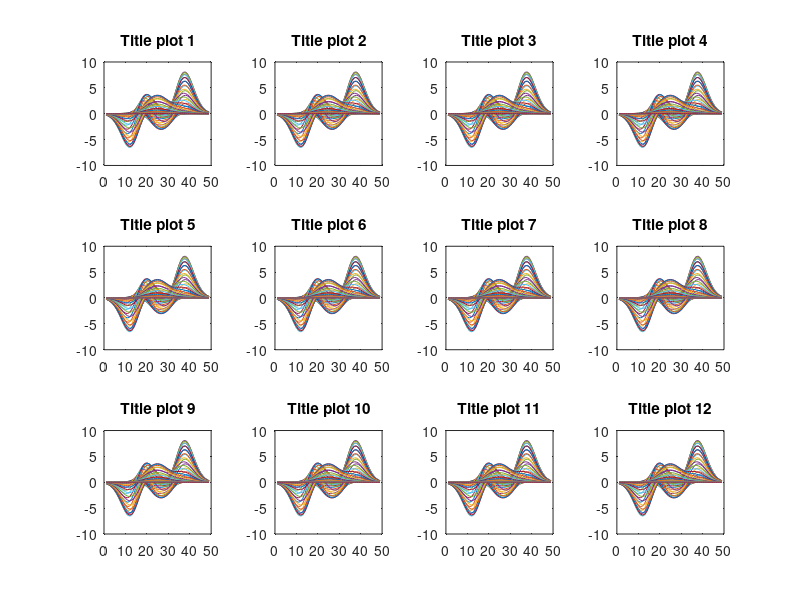

Recreate this plot in MATLAB. (Note: this script raises an error after producing the figure.)
for k = 1:12
    sp(k) = subplot(3,4,k);
    plot(peaks)
    title(['Title plot ',num2str(k)])
end
spPos = cat(1,sp([1 3]).Position);
titleSettings = {'HorizontalAlignment','center','EdgeColor','none','FontSize',18};
annotation('textbox','Position',[spPos(1,1:2) 0.3 0.3],'String','Left title',titleSettings{:})
annotation('textbox','Position',[spPos(2,1:2) 0.3 0.3],'String','Right title',titleSettings{:})